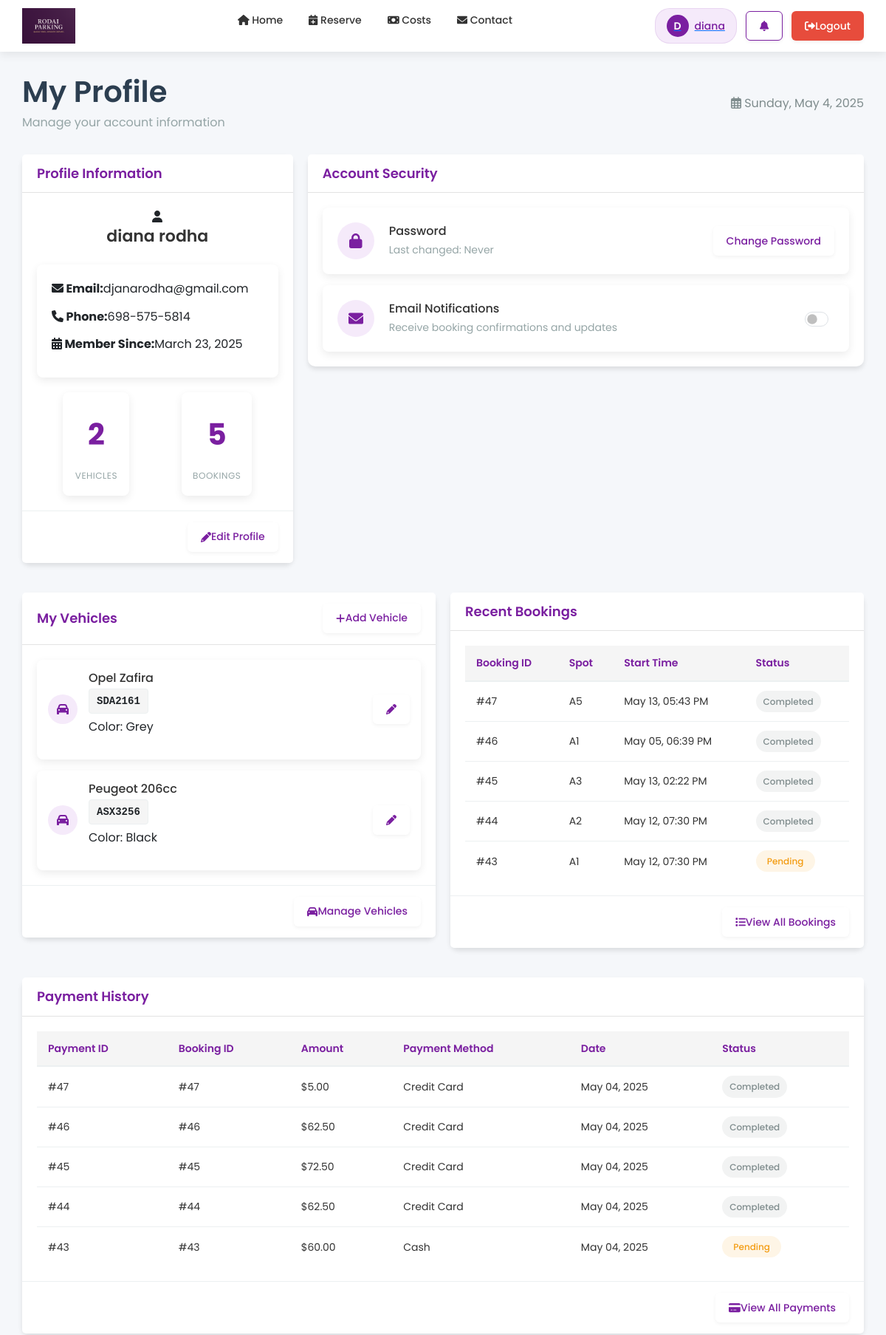
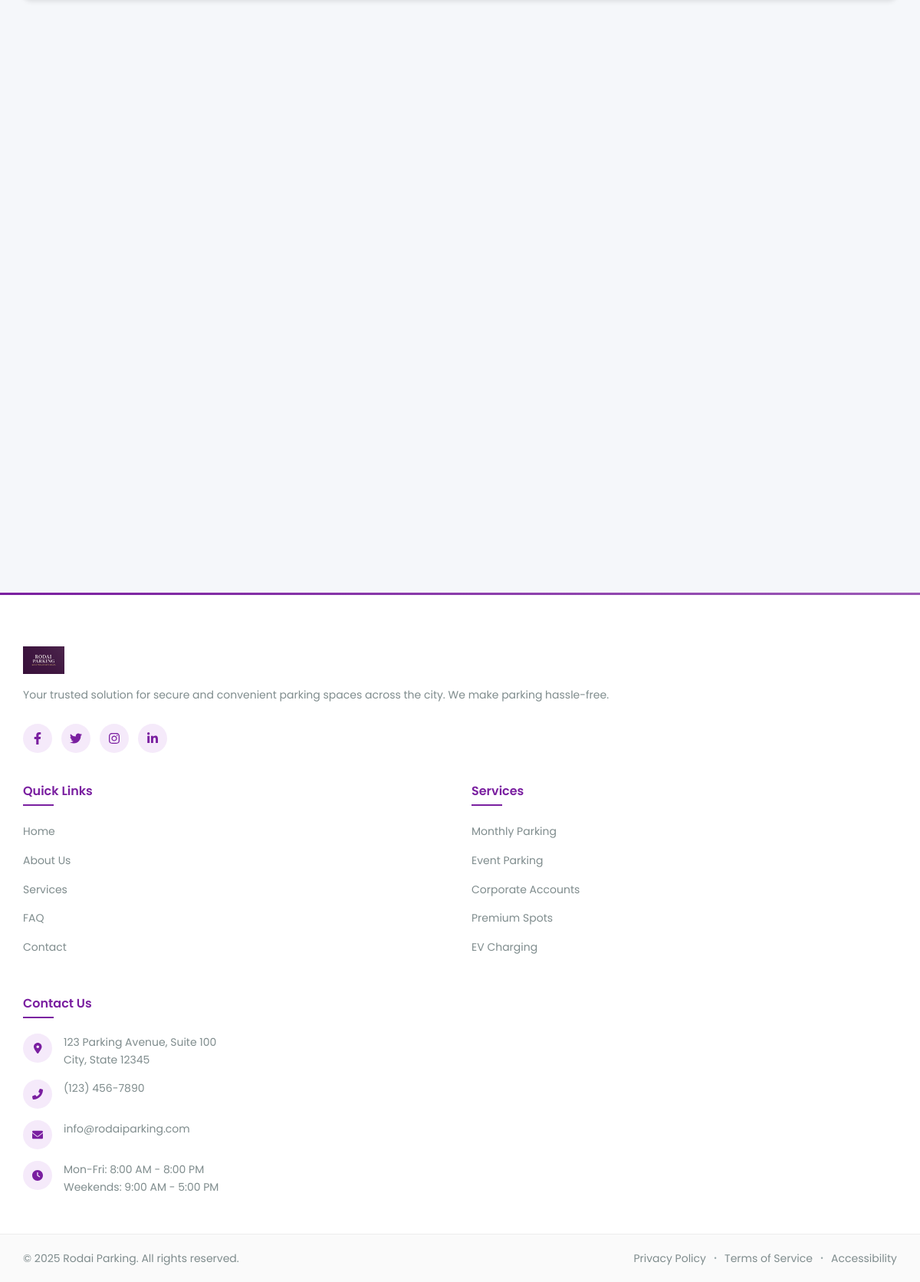
Page /profile.php (signed in) on the committed database (2 pictures, top to bottom).
### tables this page shows
CREATE TABLE `users` (
  `UserID` int(11) NOT NULL,
  `FirstName` varchar(50) NOT NULL,
  `LastName` varchar(50) NOT NULL,
  `Email` varchar(100) NOT NULL,
  `Phone` varchar(20) DEFAULT NULL,
  `Password` varchar(255) NOT NULL,
  `RegistrationDate` datetime NOT NULL DEFAULT current_timestamp(),
  `IsActive` tinyint(1) NOT NULL DEFAULT 1,
  `NotificationPreferences` longtext DEFAULT '{"email":true,"push":true,"sms":false}' CHECK (json_valid(`NotificationPreferences`))
);

CREATE TABLE `vehicles` (
  `VehicleID` int(11) NOT NULL,
  `UserID` int(11) NOT NULL,
  `LicensePlate` varchar(20) NOT NULL,
  `Make` varchar(50) DEFAULT NULL,
  `Model` varchar(50) DEFAULT NULL,
  `Color` varchar(30) DEFAULT NULL
);

CREATE TABLE `bookings` (
  `BookingID` int(11) NOT NULL,
  `UserID` int(11) NOT NULL,
  `VehicleID` int(11) NOT NULL,
  `SpotID` int(11) NOT NULL,
  `RateID` int(11) NOT NULL,
  `StartTime` datetime NOT NULL,
  `EndTime` datetime NOT NULL,
  `TotalCost` decimal(10,2) NOT NULL,
  `BookingStatus` enum('Pending','Confirmed','Checked-in','Completed','Cancelled') NOT NULL DEFAULT 'Pending',
  `PaymentStatus` enum('Unpaid','Paid','Refunded') NOT NULL DEFAULT 'Unpaid',
  `BookingTime` datetime NOT NULL DEFAULT current_timestamp(),
  `Notes` text DEFAULT NULL
);

CREATE TABLE `parkingspots` (
  `SpotID` int(11) NOT NULL,
  `SpotNumber` varchar(10) NOT NULL,
  `SpotType` enum('Standard','Handicap','Electric','Compact') NOT NULL DEFAULT 'Standard',
  `IsActive` tinyint(1) NOT NULL DEFAULT 1,
  `Notes` text DEFAULT NULL
);

CREATE TABLE `payments` (
  `PaymentID` int(11) NOT NULL,
  `BookingID` int(11) NOT NULL,
  `Amount` decimal(10,2) NOT NULL,
  `PaymentMethod` enum('Credit Card','Debit Card','Cash','Online Transfer','Mobile Payment') NOT NULL,
  `TransactionID` varchar(100) DEFAULT NULL,
  `PaymentTime` datetime NOT NULL DEFAULT current_timestamp(),
  `PaymentStatus` enum('Pending','Completed','Failed','Refunded') NOT NULL DEFAULT 'Pending'
);

### profile.php (the view, shortened to what the rows shown need)
<?php
require_once 'db.php';
$errors = [];
try {
    $userStmt = $conn->prepare("
        SELECT * FROM users
        WHERE UserID = ?
    ");
    $userStmt->execute([$_SESSION['user_id']]);
    $userData = $userStmt->fetch(PDO::FETCH_ASSOC);
    $vehicleStmt = $conn->prepare("
        SELECT * FROM vehicles
        WHERE UserID = ?
        ORDER BY Make, Model
    ");
    $vehicleStmt->execute([$_SESSION['user_id']]);
    $vehicles = $vehicleStmt->fetchAll(PDO::FETCH_ASSOC);
    $bookingStmt = $conn->prepare("
        SELECT b.*, ps.SpotNumber, v.Make, v.Model, v.Color, v.LicensePlate
        FROM bookings b
        JOIN parkingspots ps ON b.SpotID = ps.SpotID
        JOIN vehicles v ON b.VehicleID = v.VehicleID
        WHERE b.UserID = ?
        ORDER BY b.BookingTime DESC
        LIMIT 5
    ");
    $bookingStmt->execute([$_SESSION['user_id']]);
    $recentBookings = $bookingStmt->fetchAll(PDO::FETCH_ASSOC);
    $paymentStmt = $conn->prepare("
        SELECT p.*, b.StartTime, b.EndTime
        FROM payments p
        JOIN bookings b ON p.BookingID = b.BookingID
        WHERE b.UserID = ?
        ORDER BY p.PaymentTime DESC
        LIMIT 5
    ");
    $paymentStmt->execute([$_SESSION['user_id']]);
    $recentPayments = $paymentStmt->fetchAll(PDO::FETCH_ASSOC);
} catch (PDOException $e) {
    $errors[] = "Database error: " . $e->getMessage();
}
function getStatusBadgeClass($status) {
    switch ($status) {
        case 'Completed':
            return 'completed';
        case 'Pending':
            return 'pending';
    }
}
?>
<!DOCTYPE html>
<html lang="en">
<head>
    <link rel="stylesheet" href="https://cdnjs.cloudflare.com/ajax/libs/font-awesome/6.0.0/css/all.min.css">
    <link href="https://cdn.jsdelivr.net/npm/bootstrap@5.3.0/dist/css/bootstrap.min.css" rel="stylesheet">
    <link rel="stylesheet" href="css/styles.css">
</head>
<body>
    <?php include 'includes/header.php'; ?>
    <main class="profile-page">
        <div class="container">
            <div class="dashboard-header">
                <div>
                    <h1 class="dashboard-title">My Profile</h1>
                </div>
            </div>
            <div class="dashboard-grid">
                <div class="grid-col-4">
                    <div class="card profile-card">
                        <div class="card-header d-flex justify-content-between align-items-center">
                            <h2 class="card-title">Profile Information</h2>
                        </div>
                        <div class="card-body">
                            <div class="profile-avatar">
                                <i class="fas fa-user"></i>
                                <h3 class="profile-name"><?php echo htmlspecialchars($userData['FirstName'] . ' ' . $userData['LastName']); ?></h3>
                            </div>
                            <div class="profile-info">
                                <p><strong><i class="fas fa-envelope"></i> Email:</strong> <?php echo htmlspecialchars($userData['Email']); ?></p>
                                <p><strong><i class="fas fa-phone"></i> Phone:</strong> <?php echo htmlspecialchars($userData['Phone'] ?? 'Not provided'); ?></p>
                                <p><strong><i class="fas fa-calendar-alt"></i> Member Since:</strong> <?php echo date('F j, Y', strtotime($userData['RegistrationDate'])); ?></p>
                            </div>
                        </div>
                    </div>
                </div>
                <div class="grid-col-8">
                    <div class="card">
                        <div class="card-header">
                            <h2 class="card-title">Account Security</h2>
                        </div>
                    </div>
                </div>
                <div class="grid-col-6">
                    <div class="card">
                        <div class="card-header d-flex justify-content-between align-items-center">
                            <h2 class="card-title">My Vehicles</h2>
                        </div>
                        <div class="card-body">
                            <?php if (empty($vehicles)): ?>
                                <div class="empty-state">
                                    <i class="fas fa-car"></i>
                                    <p>You haven't added any vehicles yet</p>
                                </div>
                            <?php else: ?>
                                <div class="vehicle-list">
                                    <?php foreach ($vehicles as $vehicle): ?>
                                        <div class="vehicle-item">
                                            <div class="vehicle-icon">
                                                <i class="fas fa-car"></i>
                                            </div>
                                            <div class="vehicle-info">
                                                <h4><?php echo htmlspecialchars($vehicle['Make'] . ' ' . $vehicle['Model']); ?></h4>
                                                <div class="license-plate"><?php echo htmlspecialchars($vehicle['LicensePlate']); ?></div>
                                                <p>Color: <?php echo htmlspecialchars($vehicle['Color']); ?></p>
                                            </div>
                                            <div class="vehicle-actions">
                                                <a href="vehicles.php?edit=<?php echo $vehicle['VehicleID']; ?>" class="btn btn-sm btn-outline-primary">
                                                    <i class="fas fa-pencil-alt"></i>
                                                </a>
                                            </div>
                                        </div>
                                    <?php endforeach; ?>
                                </div>
                            <?php endif; ?>
                        </div>
                    </div>
                </div>
                <div class="grid-col-6">
                    <div class="card">
                        <div class="card-header">
                            <h2 class="card-title">Recent Bookings</h2>
                        </div>
                        <div class="card-body">
                            <?php if (empty($recentBookings)): ?>
                                <div class="empty-state">
                                    <i class="fas fa-calendar-check"></i>
                                    <p>No recent bookings found</p>
                                </div>
                            <?php else: ?>
                                <div class="table-responsive">
                                    <table class="bookings-table">
                                        <thead>
                                            <tr>
                                                <th>Booking ID</th>
                                                <th>Spot</th>
                                                <th>Start Time</th>
                                                <th>Status</th>
                                            </tr>
                                        </thead>
                                        <tbody>
                                            <?php foreach ($recentBookings as $booking): ?>
                                                <tr>
                                                    <td>#<?php echo $booking['BookingID']; ?></td>
                                                    <td><?php echo htmlspecialchars($booking['SpotNumber']); ?></td>
                                                    <td><?php echo date('M d, h:i A', strtotime($booking['StartTime'])); ?></td>
                                                    <td>
                                                        <span class="status-badge <?php echo strtolower($booking['BookingStatus'] ?: 'completed'); ?>">
                                                            <?php echo $booking['BookingStatus'] ?: 'Completed'; ?>
                                                        </span>
                                                    </td>
                                                </tr>
                                            <?php endforeach; ?>
                                        </tbody>
                                    </table>
                                </div>
                            <?php endif; ?>
                        </div>
                    </div>
                </div>
                <div class="grid-col-12">
                    <div class="card">
                        <div class="card-header">
                            <h2 class="card-title">Payment History</h2>
                        </div>
                        <div class="card-body">
                            <?php if (empty($recentPayments)): ?>
                                <div class="empty-state">
                                    <i class="fas fa-credit-card"></i>
                                    <p>No payment history found</p>
                                </div>
                            <?php else: ?>
                                <div class="table-responsive">
                                    <table class="bookings-table">
                                        <thead>
                                            <tr>
                                                <th>Payment ID</th>
                                                <th>Booking ID</th>
                                                <th>Amount</th>
                                                <th>Payment Method</th>
                                                <th>Date</th>
                                                <th>Status</th>
                                            </tr>
                                        </thead>
                                        <tbody>
                                            <?php foreach ($recentPayments as $payment): ?>
                                                <tr>
                                                    <td>#<?php echo $payment['PaymentID']; ?></td>
                                                    <td>#<?php echo $payment['BookingID']; ?></td>
                                                    <td>$<?php echo number_format($payment['Amount'], 2); ?></td>
                                                    <td><?php echo htmlspecialchars($payment['PaymentMethod']); ?></td>
                                                    <td><?php echo date('M d, Y', strtotime($payment['PaymentTime'])); ?></td>
                                                    <td>
                                                        <span class="status-badge <?php echo getStatusBadgeClass($payment['PaymentStatus'] ?: 'Completed'); ?>">
                                                            <?php echo $payment['PaymentStatus'] ?: 'Completed'; ?>
                                                        </span>
                                                    </td>
                                                </tr>
                                            <?php endforeach; ?>
                                        </tbody>
                                    </table>
                                </div>
                            <?php endif; ?>
                        </div>
                    </div>
                </div>
            </div>
        </div>
    </main>
</body>
</html>

### rows in the picture
users: FirstName+LastName "diana rodha", Email "djanarodha@gmail.com", Phone "698-575-5814", RegistrationDate "March 23, 2025"
vehicles: Make+Model "Opel Zafira", LicensePlate "SDA2161", Color "Grey"
vehicles: Make+Model "Peugeot 206cc", LicensePlate "ASX3256", Color "Black"
bookings: BookingID "47", SpotID.SpotNumber "A5", StartTime "May 13, 05:43 PM", BookingStatus "Completed"
bookings: BookingID "46", SpotID.SpotNumber "A1", StartTime "May 05, 06:39 PM", BookingStatus "Completed"
bookings: BookingID "45", SpotID.SpotNumber "A3", StartTime "May 13, 02:22 PM", BookingStatus "Completed"
bookings: BookingID "44", SpotID.SpotNumber "A2", StartTime "May 12, 07:30 PM", BookingStatus "Completed"
bookings: BookingID "43", SpotID.SpotNumber "A1", StartTime "May 12, 07:30 PM", BookingStatus "Pending"
payments: PaymentID "47", BookingID "47", Amount "5.00", PaymentMethod "Credit Card", PaymentTime "May 04, 2025", PaymentStatus "Completed"
payments: PaymentID "46", BookingID "46", Amount "62.50", PaymentMethod "Credit Card", PaymentTime "May 04, 2025", PaymentStatus "Completed"
payments: PaymentID "45", BookingID "45", Amount "72.50", PaymentMethod "Credit Card", PaymentTime "May 04, 2025", PaymentStatus "Completed"
payments: PaymentID "44", BookingID "44", Amount "62.50", PaymentMethod "Credit Card", PaymentTime "May 04, 2025", PaymentStatus "Completed"
payments: PaymentID "43", BookingID "43", Amount "60.00", PaymentMethod "Cash", PaymentTime "May 04, 2025", PaymentStatus "Pending"

### other values in the picture
$firstInitial "D"
$_SESSION['first_name'] "diana"
count($vehicles) "2"
count($recentBookings) "5"
